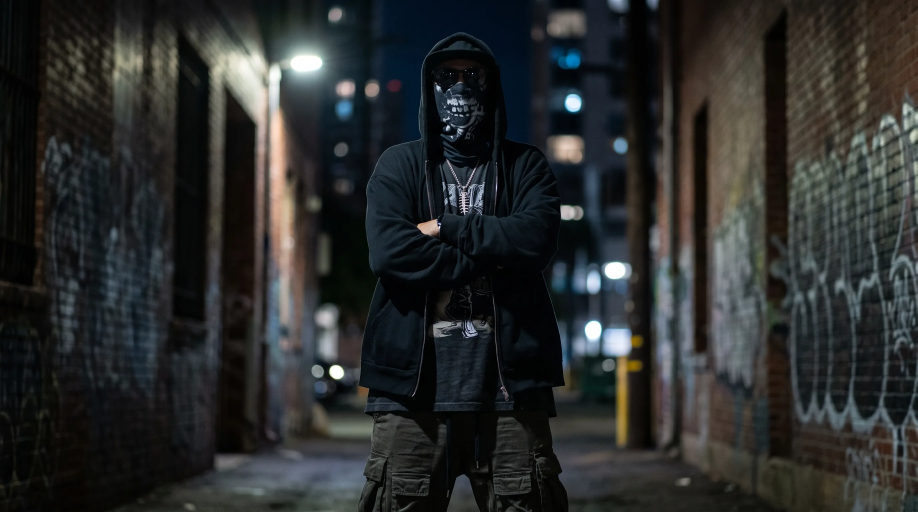
#> input picture assets/about/alley-solo.webp, 2752 x 1536 px (shown at 1/3 size)
$ python -i build-marker-clip.py   (imports and definitions only)
#> lines starting #> are read from the running program, lines starting #| are printed output that depends on the picture
#!/usr/bin/env python
"""Build every asset deep-field-lab.html needs to mark one clip.

    python scripts/build-marker-clip.py <source.mp4> <slug>
    python scripts/build-marker-clip.py ~/Downloads/hf_20260818_093844_....mp4 deep-field-2

Writes, all derived from the one source:

    assets/video/<slug>.webm          VP9  crf 31, -g 4
    assets/video/<slug>.mp4           x264 crf 22, -g 4
    assets/video/<slug>-poster.jpg    frame 0
    assets/lab/<slug>-strip.jpg       one 8x80 tile per frame
    assets/lab/<slug>-sprites.jpg     20-column grid of 160x90 thumbs
    assets/lab/<slug>-lum.json        per-frame mean luma, normalised 0..1

Then add the slug to the CLIPS table in deep-field-lab.html — that table is the
only other place a clip is named, and this script prints the block to paste.

WHY -g 4, ON BOTH ENCODES. The marker lab seeks on every arrow-key press and
every pixel of a timeline drag. A seek costs the decode of one keyframe plus
the chain after it, so sparse keyframes turn a frame step into a stall. This is
a project-wide rule for scrubbed clips and it is in the handoffs' "do not do
these" list; it is not an optimisation to weigh against file size.

WHY THE SPRITE SHEET IS 20 COLUMNS. deep-field-lab.html reads a thumbnail with
`f % 20` and `Math.floor(f / 20)`. Rows extend as far as the frame count needs,
so only the column count is load-bearing — change it here and the page's hover
preview shows the wrong frame, silently.

WHY LUMINANCE IS MEASURED OFF THE 160x90 THUMBS rather than full frames: it is
a mean over the whole frame either way, the thumbs are already being decoded
for the sprite sheet, and it saves a second pass over 1920x1080. The absolute
numbers are recorded as lumMin/lumMax and the wave is normalised between them,
so the units only have to be consistent WITHIN a clip. THEY ARE NOT COMPARABLE
ACROSS CLIPS — the first clip's figures are 10-bit and everything since is
8-bit. The lab's banner says so too; do not read two clips' waves against each
other.

THE WEBM IS NOT BYTE-REPRODUCIBLE. libvpx-vp9 with -row-mt 1 splits the frame
across threads, and the result depends on how that scheduling falls — two runs
over the same input give the same file SIZE and different bytes. The mp4, the
poster, the strip, the sprite sheet and the JSON all reproduce exactly. So a
byte-diff of a regenerated webm against the committed one is not a signal; do
not go looking for what changed.

There is no system ffmpeg or ffprobe on the build box. ffmpeg comes from the
imageio_ffmpeg pip package, and frame counts are taken by decoding rather than
from a container field, because the container has lied before.
"""

import json
import os
import subprocess
import sys

import imageio_ffmpeg
from PIL import Image

REPO = os.path.dirname(os.path.dirname(os.path.abspath(__file__)))
# [1 line that did not run here, left out]
COLS = 20            # must match deep-field-lab.html's f % 20
TILE_W, TILE_H = 8, 80        # filmstrip tile
THUMB_W, THUMB_H = 160, 90    # sprite cell, and the .tl__peek box


# [4 lines left out: function run, not called in this run]


def probe(src):
    """fps and exact frame count, by decoding the stream."""
    out = subprocess.run([FF, "-hide_banner", "-i", src, "-map", "0:v:0",
                          "-c", "copy", "-f", "null", "-"],
                         capture_output=True, text=True).stderr
    fps = None
    for line in out.splitlines():
        if " fps," in line and "Stream" in line:
            fps = float(line.split(" fps,")[0].split(",")[-1].strip())
    frames = None
    for line in out.splitlines():
        if line.startswith("frame="):
            frames = int(line.split("frame=")[1].split()[0])
    if not fps or not frames:
        sys.exit("could not read fps/frames from ffmpeg output")
    # 24 rather than 24.0, so the JSON matches the hand-built deep-field one and
    # the two files can be diffed against each other without noise.
    if fps == int(fps):
        fps = int(fps)
    return fps, frames


# [69 lines left out: function main, not called in this run]


# [2 lines not run here, left out]

>>> import cv2
>>> picture = cv2.imread('../assets/about/alley-solo.webp', cv2.IMREAD_GRAYSCALE)
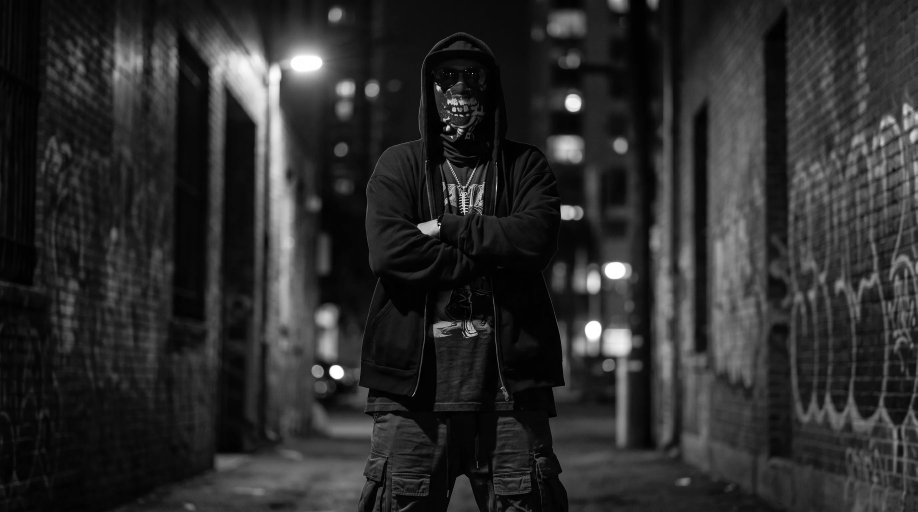
#> picture: shape (1536, 2752) (shown at 1/3 size); min 0, max 255, mean 44.1
#> (the run stopped early here; a loop or call above may not have finished)

$ run again, on assets/lab/deep-field-2-strip.jpg
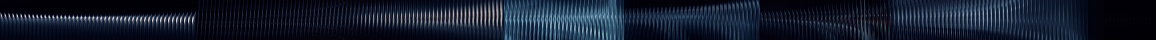
#> input picture assets/lab/deep-field-2-strip.jpg, 2312 x 80 px (shown at 1/2 size)
#> `picture = cv2.imread('../assets/about/alley-solo.webp', cv2.IMREAD_GRA..`:
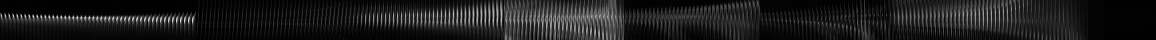
#> picture: shape (80, 2312) (shown at 1/2 size); min 0, max 250, mean 28.5

$ run again, on assets/lab/deep-field-strip.jpg
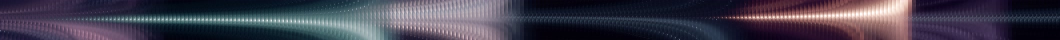
#> input picture assets/lab/deep-field-strip.jpg, 2120 x 80 px (shown at 1/2 size)
#> `picture = cv2.imread('../assets/about/alley-solo.webp', cv2.IMREAD_GRA..`:
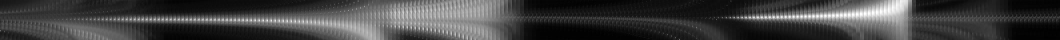
#> picture: shape (80, 2120) (shown at 1/2 size); min 0, max 255, mean 64.1

$ run again, on assets/messengers/ChatGPT Image Aug 11, 2026, 05_39_00 PM.png
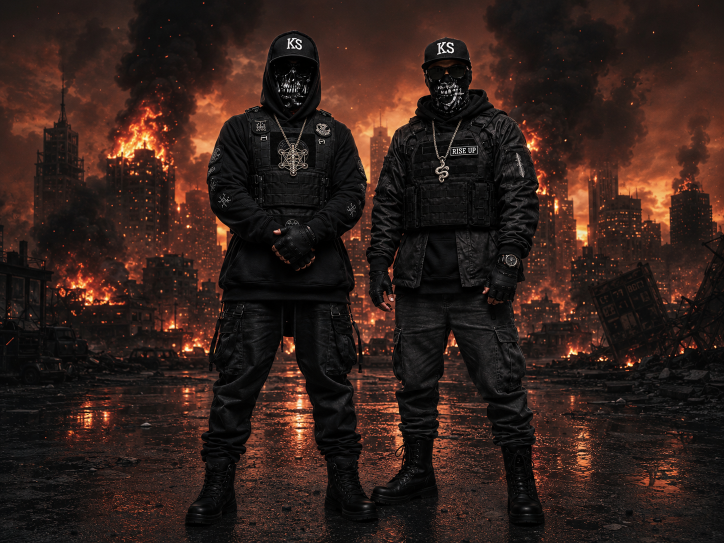
#> input picture assets/messengers/ChatGPT Image Aug 11, 2026, 05_39_00 PM.png, 1448 x 1086 px (shown at 1/2 size)
#> `picture = cv2.imread('../assets/about/alley-solo.webp', cv2.IMREAD_GRA..`:
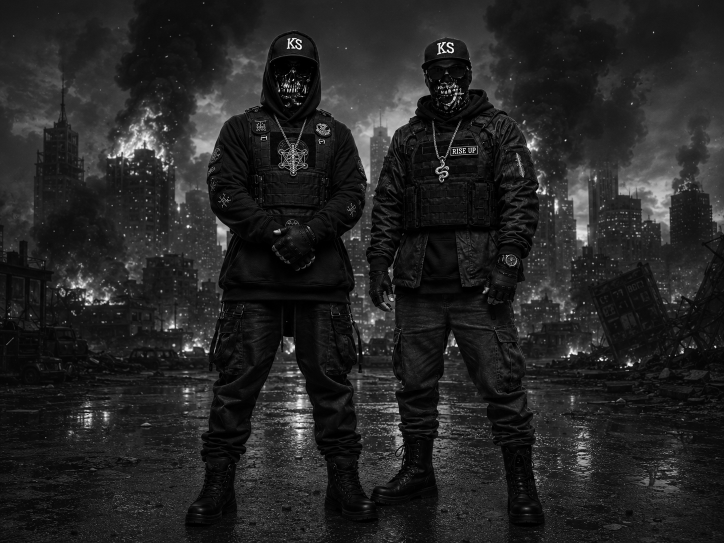
#> picture: shape (1086, 1448) (shown at 1/2 size); min 0, max 255, mean 36.7
